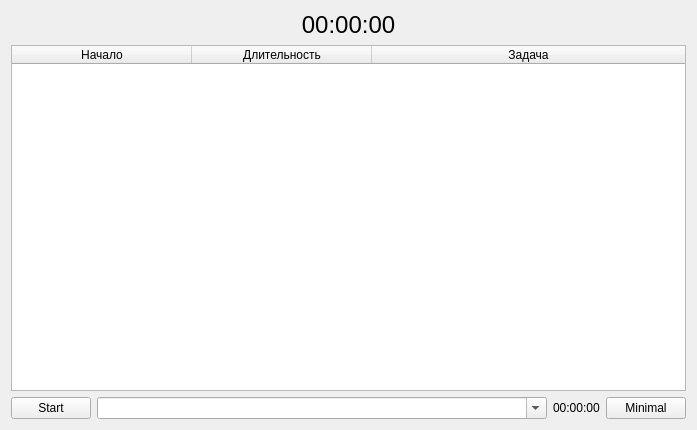
<?xml version="1.0" encoding="UTF-8"?>
<ui version="4.0">
 <class>MainWindow</class>
 <widget class="QMainWindow" name="MainWindow">
  <property name="geometry">
   <rect>
    <x>0</x>
    <y>0</y>
    <width>697</width>
    <height>430</height>
   </rect>
  </property>
  <property name="windowTitle">
   <string/>
  </property>
  <widget class="QWidget" name="centralWidget">
   <layout class="QVBoxLayout" name="verticalLayout">
    <item>
     <widget class="QLabel" name="labelTime">
      <property name="font">
       <font>
        <pointsize>18</pointsize>
       </font>
      </property>
      <property name="text">
       <string>00:00:00</string>
      </property>
      <property name="alignment">
       <set>Qt::AlignCenter</set>
      </property>
     </widget>
    </item>
    <item>
     <widget class="QTableWidget" name="tableWidget">
      <attribute name="horizontalHeaderCascadingSectionResizes">
       <bool>false</bool>
      </attribute>
      <attribute name="horizontalHeaderDefaultSectionSize">
       <number>180</number>
      </attribute>
      <attribute name="horizontalHeaderStretchLastSection">
       <bool>true</bool>
      </attribute>
      <attribute name="verticalHeaderVisible">
       <bool>false</bool>
      </attribute>
      <attribute name="verticalHeaderDefaultSectionSize">
       <number>35</number>
      </attribute>
      <attribute name="verticalHeaderHighlightSections">
       <bool>false</bool>
      </attribute>
      <column>
       <property name="text">
        <string>Начало</string>
       </property>
      </column>
      <column>
       <property name="text">
        <string>Длительность</string>
       </property>
      </column>
      <column>
       <property name="text">
        <string>Задача</string>
       </property>
      </column>
     </widget>
    </item>
    <item>
     <layout class="QHBoxLayout" name="horizontalLayout">
      <item>
       <widget class="QPushButton" name="pbStart">
        <property name="text">
         <string>Start</string>
        </property>
       </widget>
      </item>
      <item>
       <widget class="QComboBox" name="cbTaskName">
        <property name="sizePolicy">
         <sizepolicy hsizetype="MinimumExpanding" vsizetype="Fixed">
          <horstretch>0</horstretch>
          <verstretch>0</verstretch>
         </sizepolicy>
        </property>
        <property name="editable">
         <bool>true</bool>
        </property>
       </widget>
      </item>
      <item>
       <widget class="QLabel" name="labelFullTime">
        <property name="text">
         <string>00:00:00</string>
        </property>
       </widget>
      </item>
      <item>
       <widget class="QPushButton" name="pbMinimal">
        <property name="text">
         <string>Minimal</string>
        </property>
       </widget>
      </item>
     </layout>
    </item>
   </layout>
  </widget>
 </widget>
 <layoutdefault spacing="6" margin="11"/>
 <resources/>
 <connections/>
</ui>
